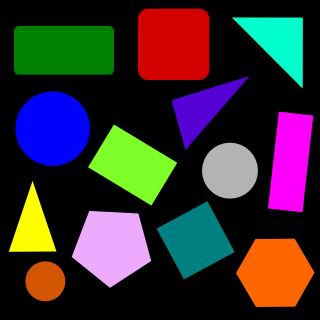
#> input picture HW3/HW3/Q7/1.jpg, 320 x 320 px
$ jupyter execute Q7.ipynb
#> lines starting #> are read from the running program, lines starting #| are printed output that depends on the picture; after the words box and inside, x2 and y2 are one past the last pixel; in counts of white or black regions, pixels touching at a corner belong together
Import some prerequisites

[cell 1]
import cv2
import numpy as np
import matplotlib.pyplot as plt
import os
import random
import math

Run this cell for plotting

[cell 2]
def plotter(img_list, r, w, gray, wr, hr, fig_name = None):
    '''
    Plots images' list with its' caption and saves result image if you want.

    Parameters:
        img_list (list): The list of tuples of image and its' caption.
        r (int): The number of row(s).
        w (int): The number of colunm(s).
        gray (bool): The flag for plotting images in grayscale mode.
        wr (int): The width of one figure.
        hr (int): The height of one figure.
        fig_name (str): The name of the image of the plot. if not set this parameter the plot doesn't save.
    '''

    plt.rcParams['figure.figsize'] = (wr, hr)
    for i in range(len(img_list)):
        plt.subplot(r, w, i + 1)
        if img_list[i][2] == 'img':
            if gray:
                plt.imshow(img_list[i][0], cmap = 'gray')
            else:
                plt.imshow(img_list[i][0])
            plt.xticks([])
            plt.yticks([])
        elif img_list[i][2] == 'hist':
            plt.bar(np.arange(len(img_list[i][0])), img_list[i][0], color = 'c')
        else:
            raise Exception("Only image or histogram. Use third parameter of tuples in img_list and set it to img or hist.")
        plt.title(img_list[i][1])
    if fig_name is not None:
        plt.savefig(fig_name + '.png')
    plt.show()

Run this cell for change polar to cartesian.

[cell 3]
def pol_to_car(rho, theta):
    '''
    Changes rho and theta of a line to two point of that line.

    Parameters:
        rho (float): The distance from the origin to the line.
        theta (float):  Angle from origin to the line.

    Returns:
        (tuple): tuple of two point of line.
    '''

    a = np.cos(theta)
    b = np.sin(theta)
    c = 1000
    x0 = a*rho
    y0 = b*rho
    x1 = int(x0 + c * (-b))
    y1 = int(y0 + c * (a))
    x2 = int(x0 - c * (-b))
    y2 = int(y0 - c * (a))
    return x1, y1, x2, y2

# part b

Implement this function to detect and remove circles in the given image.

cv2.HoughCircles </br>
cv2.circle

[cell 4]
def remove_circles(image):
    '''
    Returns the image with circles removed.

    Parameters:
        image (numpy.ndarray): The input image.

    Returns:
        out_img (numpy.ndarray): The resulting image with circles removed.
    '''

    # Convert the image to grayscale
    gray = cv2.cvtColor(image, cv2.COLOR_BGR2GRAY)

    # Apply Gaussian blur to reduce noise
    # blurred = cv2.GaussianBlur(gray, (5, 5), 0)

    # Perform Hough circle detection
    circles = cv2.HoughCircles(gray, cv2.HOUGH_GRADIENT, dp=1, minDist=50,
                               param1=50, param2=25, minRadius=1, maxRadius=80)

    # Check if circles are detected
    if circles is not None:
        # Convert the circle parameters to integers
        circles = np.round(circles[0, :]).astype(int)

        # Create a mask to remove circles
        mask = np.ones(image.shape[:2], dtype=bool)

        # Iterate through the detected circles and update the mask
        for (x, y, radius) in circles:
            # Generate circle coordinates
            circle_y, circle_x = np.ogrid[:image.shape[0], :image.shape[1]]
            circle_mask = (circle_x - x) ** 2 + (circle_y - y) ** 2 <= radius ** 2 + 100

            # Update the mask to exclude the circle
            mask &= ~circle_mask

        # Apply the mask to remove circles from the image
        out_img = image.copy()
        out_img[~mask] = [0, 0, 0]  # Set removed pixels to black
    else:
        # No circles detected, return the original image
        out_img = image.copy()

    return out_img

Test your implementation (dont change this cell)

[cell 5]
image_list = []

image = cv2.imread(os.path.join('./', '1.jpg'))
#> image is the input picture: shape (320, 320, 3); mean B, G, R 50.7, 46.9, 57.1
image_list.append([cv2.cvtColor(image, cv2.COLOR_BGR2RGB), 'source', 'img'])

out_img = remove_circles(image)
#> in remove_circles, `gray = cv2.cvtColor(image, cv2.COLOR_BGR2GRAY)`:
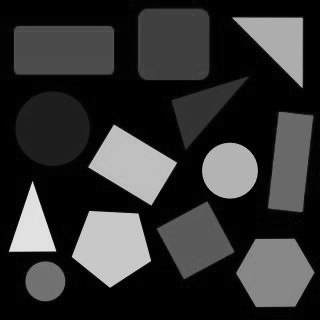
#> gray: shape (320, 320); min 0, max 235, mean 50.4
#> in remove_circles, `circles = cv2.HoughCircles(gray, cv2.HOUGH_GRADIENT, dp=1, minDist=50,..`: circles = [[52.5, 128.5, 37.1], [229.5, 170.5, 27.3], [44.5, 280.5, 20.4]]
#> in remove_circles, `circles = np.round(circles[0, :]).astype(int)`: circles = [[52, 128, 37], [230, 170, 27], [44, 280, 20]]
#> the loop in remove_circles, `for (x, y, radius) in circles:` made 3 passes
#> pass 1, in remove_circles, `circle_mask = (circle_x - x) ** 2 + (circle_y - y) ** 2 <= radius ** 2..`:
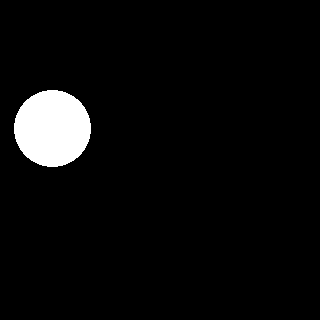
#> circle_mask: shape (320, 320) bool; 4.5% white; 1 white region, box (x1, y1, x2, y2) and area: (14, 90, 91, 167) 4637
#> after the loop in remove_circles, `for (x, y, radius) in circles:`:
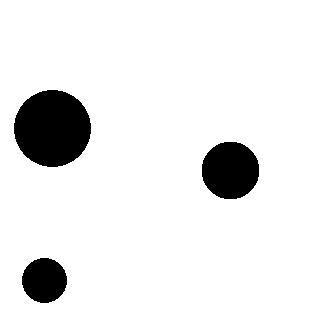
#> mask: shape (320, 320) bool; 91.4% white; 3 black regions, box (x1, y1, x2, y2) and area: (14, 90, 91, 167) 4637, (202, 142, 259, 199) 2601, (22, 258, 67, 303) 1581
#> in remove_circles, `out_img[~mask] = [0, 0, 0]`:
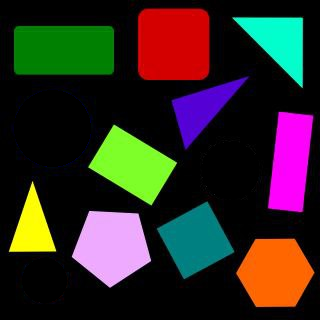
#> out_img: shape (320, 320, 3); 8.59% of pixels changed, all inside (x1, y1, x2, y2) = (14, 90, 259, 303)

image_list.append([cv2.cvtColor(out_img, cv2.COLOR_BGR2RGB), 'detect circles', 'img'])

plotter(image_list, 1, 2, True, 20, 10, 'q4a')
#> the loop in plotter, `for i in range(len(img_list)):` made 2 passes
#> in plotter, `plt.savefig(fig_name + '.png')`:
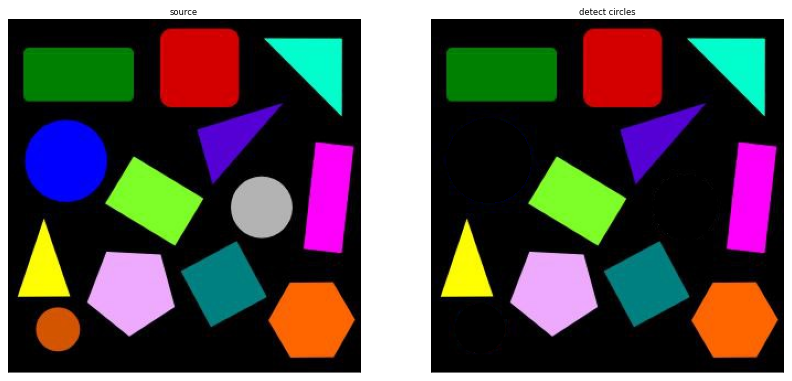
#> figure drawn by matplotlib, 2 panels

# part c

Implement this function to detect lines in the given image with hough algorithm.

[cell 6]
def detect_lines_hough(image):
    '''
    Returns the image with lines detected.

    Parameters:
        image (numpy.ndarray): The input image.

    Returns:
        out_img (numpy.ndarray): The resulting image with lines detected.
    '''

    removed_circles = remove_circles(image)
#> in remove_circles (call 2), `mask = np.ones(image.shape[:2], dtype=bool)`: mask: shape (320, 320) bool; every value is 1
#> the loop in remove_circles (call 2), `for (x, y, radius) in circles:` made 3 passes

    # Convert the image to grayscale
    gray = cv2.cvtColor(removed_circles, cv2.COLOR_BGR2GRAY)
    gray = cv2.GaussianBlur(gray, (7, 7), 0)

    # Applying Canny
    edges = cv2.Canny(gray, 100, 200, apertureSize=5)
#> edges: shape (320, 320); 2.8% white in thin lines or dots, all inside (x1, y1, x2, y2) = (9, 8, 314, 308)

    # Applying Hough
    lines = cv2.HoughLinesP(edges, 1, np.pi/180, threshold=2, minLineLength=10, maxLineGap=5)
#> lines = 75 rows, first 6: [15, 73, 30, 74], [312, 128, 312, 115], [108, 287, 131, 274], [81, 231, 88, 212], [13, 67, 13, 32], [268, 207, 278, 113]

    img = np.zeros_like(edges)
#> img: shape (320, 320); every value is 0

    i = 0
    for line in lines:
      i+=1
      x1, y1, x2, y2 = line[0]
      cv2.line(img, (x1, y1), (x2, y2), (255, 0, 0), 2)
#> this loop made 75 passes
#> (x1, y1, x2, y2) on passes 1 to 12: (15, 73, 30, 74), (312, 128, 312, 115), (108, 287, 131, 274), (81, 231, 88, 212), (13, 67, 13, 32), (268, 207, 278, 113), (188, 147, 248, 78), (303, 208, 305, 182), (184, 278, 207, 267), (302, 69, 302, 41), (165, 181, 175, 165), (9, 249, 31, 181)
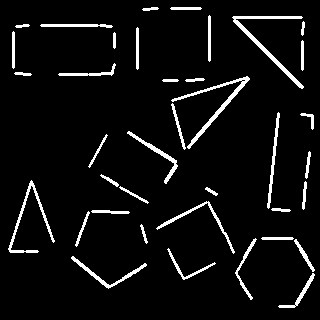
#> img: shape (320, 320); 5.9% white; 38 white regions, largest, box (x1, y1, x2, y2) and area: (232, 16, 304, 89) 619, (171, 76, 250, 149) 602, (8, 180, 55, 253) 454
#> after the loop, i = 75

    return img

Test your implementation (dont change this cell)

[cell 7]
image_list = []

image = cv2.imread(os.path.join('./', '1.jpg'))
image_list.append([cv2.cvtColor(image, cv2.COLOR_BGR2RGB), 'source', 'img'])

out_img = detect_lines_hough(image)

image_list.append([cv2.cvtColor(out_img, cv2.COLOR_BGR2RGB), 'detect lines', 'img'])

plotter(image_list, 1, 2, True, 20, 10, 'q4b')
#> call 2 of plotter, with r = 1, w = 2, gray = True, wr = 20, hr = 10, fig_name = 'q4b'
#> the loop in plotter (call 2), `for i in range(len(img_list)):` made 2 passes
#> in plotter (call 2), `plt.savefig(fig_name + '.png')`:
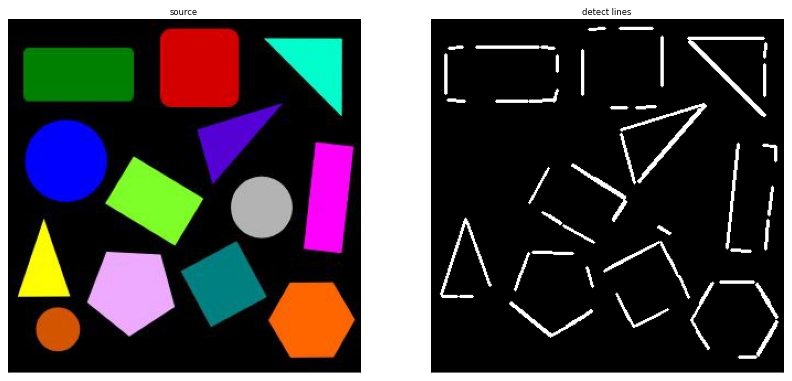
#> figure drawn by matplotlib, 2 panels

[cell 8]
def detect_lines_hough2(image):
    '''
    Returns the image with lines detected.

    Parameters:
        image (numpy.ndarray): The input image.

    Returns:
        out_img (numpy.ndarray): The resulting image with lines detected.
    '''

    # Convert the image to grayscale
    gray = cv2.cvtColor(remove_circles(image), cv2.COLOR_BGR2GRAY)
    out_img = np.copy(gray)
    gray = cv2.GaussianBlur(gray, (3, 3), 0)

    edges = cv2.Canny(gray, 50, 150, apertureSize=3)
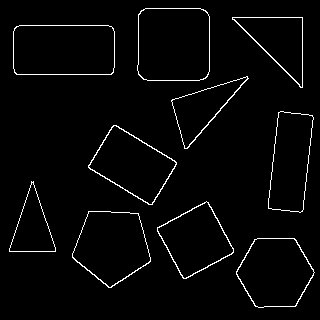
#> edges: shape (320, 320); 2.7% white in thin lines or dots, all inside (x1, y1, x2, y2) = (9, 8, 315, 308)

    lines = cv2.HoughLines(edges, 1, np.pi/180, threshold=80)
#> lines = [[74, 1.57], [25, 1.57], [238, 0.716], [288, 0.105], [323, 0.105]]

    if lines is not None:
        for line in lines:
            rho, theta = line[0]
            x1, y1, x2, y2 = pol_to_car(rho, theta)
            cv2.line(out_img, (x1, y1), (x2, y2), (255, 255, 255), 2)
#> this loop made 5 passes
#> (rho, theta, a in pol_to_car, b in pol_to_car, x0 in pol_to_car, y0 in pol_to_car, x1, y1) on passes 1 to 5: (74, 1.57, -4.37e-08, 1, -3.23e-06, 74, -1000, 73), (25, 1.57, -4.37e-08, 1, -1.09e-06, 25, -1000, 24), (238, 0.716, 0.755, 0.656, 179.6, 156.1, -476, 910), (288, 0.105, 0.995, 0.105, 286.4, 30.1, 181, 1024), (323, 0.105, 0.995, 0.105, 321.2, 33.76, 216, 1028)
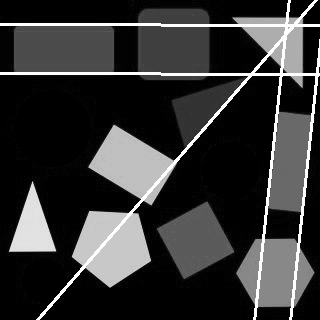
#> out_img: shape (320, 320); min 0, max 255, mean 52.9


    return out_img

[cell 9]
image_list = []

image = cv2.imread(os.path.join('./', '1.jpg'))
image_list.append([cv2.cvtColor(image, cv2.COLOR_BGR2RGB), 'source', 'img'])

out_img = detect_lines_hough2(image)

image_list.append([cv2.cvtColor(out_img, cv2.COLOR_BGR2RGB), 'detect lines', 'img'])

plotter(image_list, 1, 2, True, 20, 10, 'q4b')
#> call 3 of plotter, with r = 1, w = 2, gray = True, wr = 20, hr = 10, fig_name = 'q4b'
#> the loop in plotter (call 3), `for i in range(len(img_list)):` made 2 passes
#> in plotter (call 3), `plt.savefig(fig_name + '.png')`:
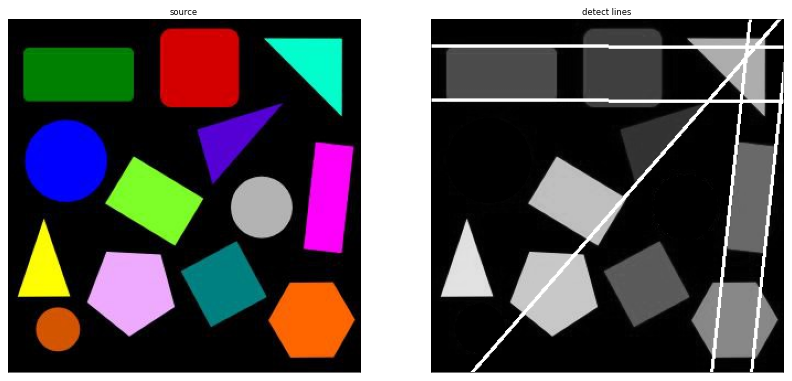
#> figure drawn by matplotlib, 2 panels

$ run again, with HW3/HW3/Q7/7.jpg copied over HW3/HW3/Q7/1.jpg
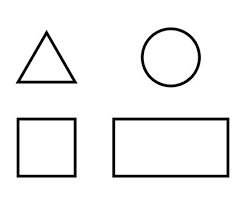
#> input picture HW3/HW3/Q7/7.jpg, 246 x 205 px
#> image is the input picture: shape (205, 246, 3); min 0, max 255, mean 242
#> in remove_circles, `circles = cv2.HoughCircles(gray, cv2.HOUGH_GRADIENT, dp=1, minDist=50,..`: circles = [[170.5, 56.5, 26.6]]
#> in remove_circles, `circles = np.round(circles[0, :]).astype(int)`: circles = [[170, 56, 27]]
#> the loop in remove_circles, `for (x, y, radius) in circles:` made 1 pass
#> the loop in plotter, `for i in range(len(img_list)):` made 2 passes
#> the loop in remove_circles (call 2), `for (x, y, radius) in circles:` made 1 pass
#> in detect_lines_hough, `lines = cv2.HoughLinesP(edges, 1, np.pi/180, threshold=2, minLineLengt..`: lines = 42 rows, first 6: [225, 178, 225, 117], [16, 176, 16, 118], [20, 121, 77, 121], [30, 63, 48, 33], [156, 174, 212, 174], [24, 80, 68, 80]
#> the loop in detect_lines_hough, `for line in lines:` made 42 passes
#> after the loop in detect_lines_hough, `for line in lines:`:
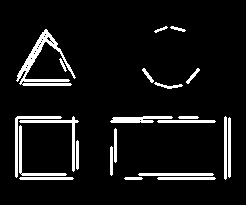
#> img: shape (205, 246); 7.7% white; 22 white regions, largest, box (x1, y1, x2, y2) and area: (16, 29, 76, 86) 876, (19, 116, 79, 172) 331, (15, 116, 62, 178) 311
#> after the loop in detect_lines_hough, `for line in lines:`: i = 42
#> the loop in plotter (call 2), `for i in range(len(img_list)):` made 2 passes
#> in detect_lines_hough2, `lines = cv2.HoughLines(edges, 1, np.pi/180, threshold=80)`: lines = [[177, 1.57], [117, 1.57], [120, 1.57], [174, 1.57]]
#> the loop in detect_lines_hough2, `for line in lines:` made 4 passes
#> (line, rho, x0 in pol_to_car, y0 in pol_to_car, y1, y2) on passes 1 to 4: ([[177, 1.57]], 177, -7.74e-06, 177, 176, 177), ([[117, 1.57]], 117, -5.11e-06, 117, 116, 117), ([[120, 1.57]], 120, -5.25e-06, 120, 119, 120), ([[174, 1.57]], 174, -7.61e-06, 174, 173, 174)
#> after the loop in detect_lines_hough2, `for line in lines:`:
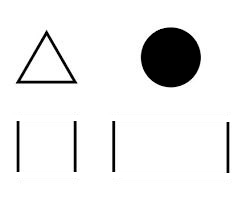
#> out_img: shape (205, 246); min 0, max 255, mean 235.4

$ run again, with HW3/HW3/Q7/q4a.png saved as HW3/HW3/Q7/1.jpg
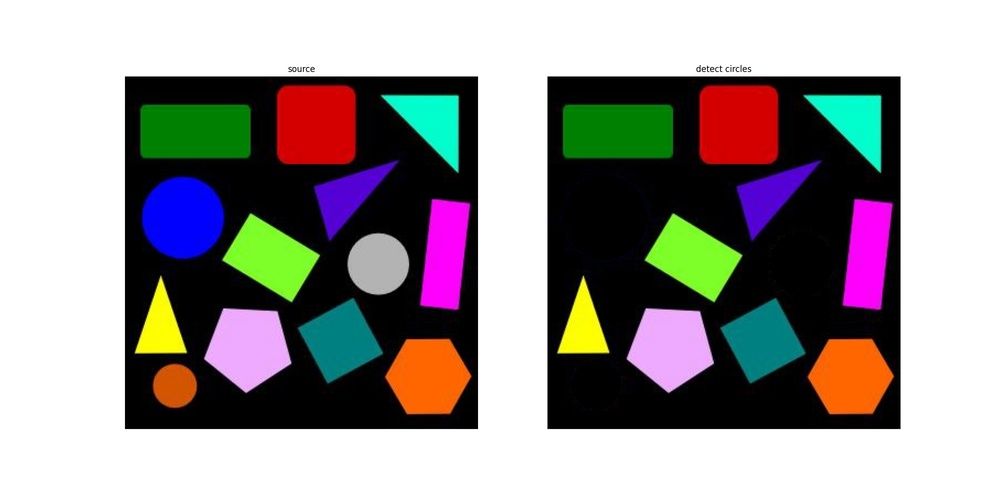
#> input picture HW3/HW3/Q7/q4a.png, 1000 x 500 px, shrunk from 2000 x 1000 before the run
#> image is the input picture: shape (500, 1000, 3); mean B, G, R 149.4, 149.9, 154.6
#> in remove_circles, `circles = cv2.HoughCircles(gray, cv2.HOUGH_GRADIENT, dp=1, minDist=50,..`: circles = [[378.5, 263.5, 30.4], [181.5, 217.5, 40.1], [174.5, 385.5, 22.2]]
#> in remove_circles, `circles = np.round(circles[0, :]).astype(int)`: circles = [[378, 264, 30], [182, 218, 40], [174, 386, 22]]
#> the loop in remove_circles, `for (x, y, radius) in circles:` made 3 passes
#> the loop in plotter, `for i in range(len(img_list)):` made 2 passes
#> the loop in remove_circles (call 2), `for (x, y, radius) in circles:` made 3 passes
#> in detect_lines_hough, `lines = cv2.HoughLinesP(edges, 1, np.pi/180, threshold=2, minLineLengt..`: lines = 218 rows, first 6: [126, 76, 476, 76], [552, 429, 895, 429], [547, 157, 547, 129], [195, 257, 210, 248], [142, 105, 158, 104], [353, 212, 385, 177]
#> the loop in detect_lines_hough, `for line in lines:` made 218 passes
#> after the loop in detect_lines_hough, `for line in lines:`: i = 218
#> the loop in plotter (call 2), `for i in range(len(img_list)):` made 2 passes
#> in detect_lines_hough2, `lines = cv2.HoughLines(edges, 1, np.pi/180, threshold=80)`: lines = 38 rows, first 8: [76, 1.57], [429, 1.57], [547, 0], [900, 0], [124, 0], [478, 0], [104, 1.57], [158, 1.57]
#> the loop in detect_lines_hough2, `for line in lines:` made 38 passes
#> (rho, theta, a in pol_to_car, b in pol_to_car, x0 in pol_to_car, y0 in pol_to_car, x1, y1) on passes 1 to 8: (76, 1.57, -4.37e-08, 1, -3.32e-06, 76, -1000, 75), (429, 1.57, -4.37e-08, 1, -1.88e-05, 429, -1000, 428), (547, 0, 1, 0, 547, 0, 547, 1000), (900, 0, 1, 0, 900, 0, 900, 1000), (124, 0, 1, 0, 124, 0, 124, 1000), (478, 0, 1, 0, 478, 0, 478, 1000), (104, 1.57, -4.37e-08, 1, -4.55e-06, 104, -1000, 103), (158, 1.57, -4.37e-08, 1, -6.91e-06, 158, -1000, 157)
#> the loop in plotter (call 3), `for i in range(len(img_list)):` made 2 passes
#> in plotter (call 3), `plt.savefig(fig_name + '.png')`:
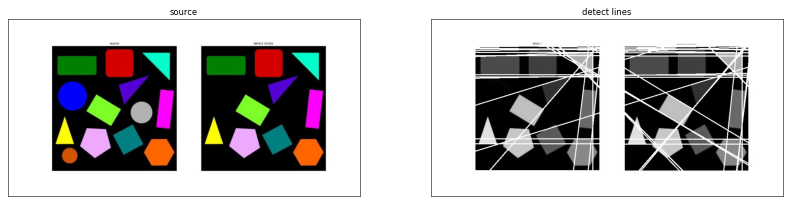
#> figure drawn by matplotlib, 2 panels
